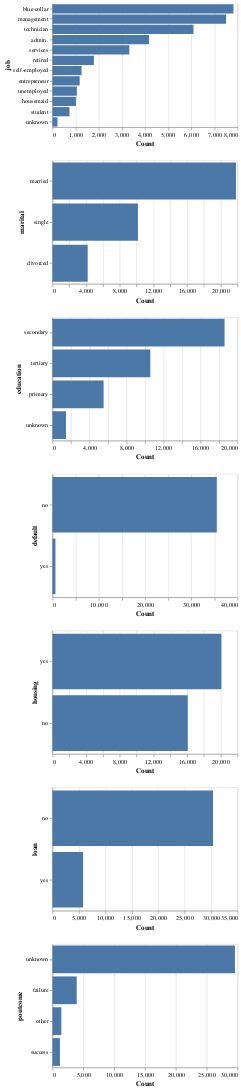

This figure's notebook cell:
### Code cell
# Distribution of categorical columns
categorical_chart = alt.Chart(train_df).mark_bar().encode(
    x=alt.X('count()', title='Count'),
    y=alt.Y(alt.repeat("row"), type="nominal", sort='-x'),
).properties(
    width=300,
    height=200
).repeat(
    row = ["job", "marital", "education", "default", "housing", "loan", "poutcome"]
)
categorical_chart

### Figure 1 — Vega specification as saved in the notebook (floating-point values rounded to 4 significant figures)
{"$schema": "https://vega.github.io/schema/vega/v5.json", "data": [{"name": "source_0"}, {"name": "data_1", "values": [{"__count": 3323, "job": "services"}, {"__count": 7823, "job": "blue-collar"}, {"__count": 7502, "job": "management"}, {"__count": 6096, "job": "technician"}, {"__count": 1055, "job": "unemployed"}, {"__count": 1015, "job": "housemaid"}, {"__count": 4171, "job": "admin."}, {"__count": 736, "job": "student"}, {"__count": 1177, "job": "entrepreneur"}, {"__count": 1792, "job": "retired"}, {"__count": 1259, "job": "self-employed"}, {"__count": 219, "job": "unknown"}]}, {"name": "data_2", "values": [{"__count": 10164, "marital": "single"}, {"__count": 21813, "marital": "married"}, {"__count": 4191, "marital": "divorced"}]}, {"name": "data_3", "values": [{"__count": 18599, "education": "secondary"}, {"__count": 5527, "education": "primary"}, {"__count": 10574, "education": "tertiary"}, {"__count": 1468, "education": "unknown"}]}, {"name": "data_4", "values": [{"__count": 35521, "default": "no"}, {"__count": 647, "default": "yes"}]}, {"name": "data_5", "values": [{"__count": 16088, "housing": "no"}, {"__count": 20080, "housing": "yes"}]}, {"name": "data_6", "values": [{"__count": 30370, "loan": "no"}, {"__count": 5798, "loan": "yes"}]}, {"name": "data_7", "values": [{"__count": 29579, "poutcome": "unknown"}, {"__count": 1216, "poutcome": "success"}, {"__count": 3931, "poutcome": "failure"}, {"__count": 1442, "poutcome": "other"}]}, {"name": "data_1_child__row_job_x_domain___count", "values": [{"min": 219, "max": 7823}]}, {"name": "source_0_child__row_job_y_domain_job", "values": [{"job": "services", "sort_field": 3323}, {"job": "blue-collar", "sort_field": 7823}, {"job": "management", "sort_field": 7502}, {"job": "technician", "sort_field": 6096}, {"job": "unemployed", "sort_field": 1055}, {"job": "housemaid", "sort_field": 1015}, {"job": "admin.", "sort_field": 4171}, {"job": "student", "sort_field": 736}, {"job": "entrepreneur", "sort_field": 1177}, {"job": "retired", "sort_field": 1792}, {"job": "self-employed", "sort_field": 1259}, {"job": "unknown", "sort_field": 219}]}, {"name": "data_2_child__row_marital_x_domain___count", "values": [{"min": 4191, "max": 21813}]}, {"name": "source_0_child__row_marital_y_domain_marital", "values": [{"marital": "single", "sort_field": 10164}, {"marital": "married", "sort_field": 21813}, {"marital": "divorced", "sort_field": 4191}]}, {"name": "data_3_child__row_education_x_domain___count", "values": [{"min": 1468, "max": 18599}]}, {"name": "source_0_child__row_education_y_domain_education", "values": [{"education": "secondary", "sort_field": 18599}, {"education": "primary", "sort_field": 5527}, {"education": "tertiary", "sort_field": 10574}, {"education": "unknown", "sort_field": 1468}]}, {"name": "data_4_child__row_default_x_domain___count", "values": [{"min": 647, "max": 35521}]}, {"name": "source_0_child__row_default_y_domain_default", "values": [{"default": "no", "sort_field": 35521}, {"default": "yes", "sort_field": 647}]}, {"name": "data_5_child__row_housing_x_domain___count", "values": [{"min": 16088, "max": 20080}]}, {"name": "source_0_child__row_housing_y_domain_housing", "values": [{"housing": "no", "sort_field": 16088}, {"housing": "yes", "sort_field": 20080}]}, {"name": "data_6_child__row_loan_x_domain___count", "values": [{"min": 5798, "max": 30370}]}, {"name": "source_0_child__row_loan_y_domain_loan", "values": [{"loan": "no", "sort_field": 30370}, {"loan": "yes", "sort_field": 5798}]}, {"name": "data_7_child__row_poutcome_x_domain___count", "values": [{"min": 1216, "max": 29579}]}, {"name": "source_0_child__row_poutcome_y_domain_poutcome", "values": [{"poutcome": "unknown", "sort_field": 29579}, {"poutcome": "success", "sort_field": 1216}, {"poutcome": "failure", "sort_field": 3931}, {"poutcome": "other", "sort_field": 1442}]}], "signals": [{"name": "childHeight", "value": 200}], "marks": [{"type": "group", "name": "child__row_job_group", "encode": {"update": {"width": {"signal": "width"}, "height": {"signal": "childHeight"}}}, "marks": [{"type": "rect", "name": "child__row_job_marks", "from": {"data": "data_1"}, "encode": {"update": {"height": {"signal": "max(0.25, bandwidth('child__row_job_y'))"}, "y": {"field": "job", "scale": "child__row_job_y"}, "ariaRoleDescription": {"value": "bar"}, "fill": {"value": "#4c78a8"}, "description": {"signal": "\"Count: \" + (format(datum[\"__count\"], \"\")) + \"; job: \" + (isValid(datum[\"job\"]) ? datum[\"job\"] : \"\"+datum[\"job\"])"}, "x": {"field": "__count", "scale": "child__row_job_x"}, "x2": {"value": 0, "scale": "child__row_job_x"}}}, "style": ["bar"]}], "axes": [{"scale": "child__row_job_x", "tickCount": {"signal": "ceil(width/40)"}, "maxExtent": 0, "minExtent": 0, "labels": false, "domain": false, "aria": false, "ticks": false, "gridScale": "child__row_job_y", "grid": true, "orient": "bottom", "zindex": 0}, {"scale": "child__row_job_x", "grid": false, "tickCount": {"signal": "ceil(width/40)"}, "title": "Count", "orient": "bottom", "labelFlush": true, "labelOverlap": true, "zindex": 0}, {"scale": "child__row_job_y", "title": "job", "grid": false, "zindex": 0, "orient": "left"}], "style": "cell"}, {"type": "group", "name": "child__row_marital_group", "encode": {"update": {"height": {"signal": "childHeight"}, "width": {"signal": "width"}}}, "marks": [{"type": "rect", "name": "child__row_marital_marks", "from": {"data": "data_2"}, "encode": {"update": {"height": {"signal": "max(0.25, bandwidth('child__row_marital_y'))"}, "fill": {"value": "#4c78a8"}, "description": {"signal": "\"Count: \" + (format(datum[\"__count\"], \"\")) + \"; marital: \" + (isValid(datum[\"marital\"]) ? datum[\"marital\"] : \"\"+datum[\"marital\"])"}, "ariaRoleDescription": {"value": "bar"}, "x": {"field": "__count", "scale": "child__row_marital_x"}, "x2": {"value": 0, "scale": "child__row_marital_x"}, "y": {"field": "marital", "scale": "child__row_marital_y"}}}, "style": ["bar"]}], "axes": [{"scale": "child__row_marital_x", "labels": false, "grid": true, "ticks": false, "aria": false, "gridScale": "child__row_marital_y", "tickCount": {"signal": "ceil(width/40)"}, "minExtent": 0, "domain": false, "maxExtent": 0, "zindex": 0, "orient": "bottom"}, {"scale": "child__row_marital_x", "orient": "bottom", "labelOverlap": true, "grid": false, "title": "Count", "labelFlush": true, "tickCount": {"signal": "ceil(width/40)"}, "zindex": 0}, {"scale": "child__row_marital_y", "title": "marital", "orient": "left", "zindex": 0, "grid": false}], "style": "cell"}, {"type": "group", "name": "child__row_education_group", "encode": {"update": {"width": {"signal": "width"}, "height": {"signal": "childHeight"}}}, "marks": [{"type": "rect", "name": "child__row_education_marks", "from": {"data": "data_3"}, "encode": {"update": {"fill": {"value": "#4c78a8"}, "height": {"signal": "max(0.25, bandwidth('child__row_education_y'))"}, "y": {"field": "education", "scale": "child__row_education_y"}, "x": {"field": "__count", "scale": "child__row_education_x"}, "x2": {"value": 0, "scale": "child__row_education_x"}, "description": {"signal": "\"Count: \" + (format(datum[\"__count\"], \"\")) + \"; education: \" + (isValid(datum[\"education\"]) ? datum[\"education\"] : \"\"+datum[\"education\"])"}, "ariaRoleDescription": {"value": "bar"}}}, "style": ["bar"]}], "axes": [{"scale": "child__row_education_x", "grid": true, "minExtent": 0, "ticks": false, "domain": false, "orient": "bottom", "aria": false, "maxExtent": 0, "zindex": 0, "labels": false, "gridScale": "child__row_education_y", "tickCount": {"signal": "ceil(width/40)"}}, {"scale": "child__row_education_x", "labelOverlap": true, "tickCount": {"signal": "ceil(width/40)"}, "zindex": 0, "labelFlush": true, "grid": false, "orient": "bottom", "title": "Count"}, {"scale": "child__row_education_y", "zindex": 0, "orient": "left", "title": "education", "grid": false}], "style": "cell"}, {"type": "group", "name": "child__row_default_group", "encode": {"update": {"height": {"signal": "childHeight"}, "width": {"signal": "width"}}}, "marks": [{"type": "rect", "name": "child__row_default_marks", "from": {"data": "data_4"}, "encode": {"update": {"y": {"field": "default", "scale": "child__row_default_y"}, "height": {"signal": "max(0.25, bandwidth('child__row_default_y'))"}, "x": {"field": "__count", "scale": "child__row_default_x"}, "ariaRoleDescription": {"value": "bar"}, "x2": {"value": 0, "scale": "child__row_default_x"}, "fill": {"value": "#4c78a8"}, "description": {"signal": "\"Count: \" + (format(datum[\"__count\"], \"\")) + \"; default: \" + (isValid(datum[\"default\"]) ? datum[\"default\"] : \"\"+datum[\"default\"])"}}}, "style": ["bar"]}], "axes": [{"scale": "child__row_default_x", "tickCount": {"signal": "ceil(width/40)"}, "grid": true, "gridScale": "child__row_default_y", "minExtent": 0, "ticks": false, "labels": false, "maxExtent": 0, "zindex": 0, "domain": false, "orient": "bottom", "aria": false}, {"scale": "child__row_default_x", "labelFlush": true, "tickCount": {"signal": "ceil(width/40)"}, "title": "Count", "zindex": 0, "grid": false, "orient": "bottom", "labelOverlap": true}, {"scale": "child__row_default_y", "zindex": 0, "orient": "left", "grid": false, "title": "default"}], "style": "cell"}, {"type": "group", "name": "child__row_housing_group", "encode": {"update": {"height": {"signal": "childHeight"}, "width": {"signal": "width"}}}, "marks": [{"type": "rect", "name": "child__row_housing_marks", "from": {"data": "data_5"}, "encode": {"update": {"x": {"field": "__count", "scale": "child__row_housing_x"}, "y": {"field": "housing", "scale": "child__row_housing_y"}, "description": {"signal": "\"Count: \" + (format(datum[\"__count\"], \"\")) + \"; housing: \" + (isValid(datum[\"housing\"]) ? datum[\"housing\"] : \"\"+datum[\"housing\"])"}, "fill": {"value": "#4c78a8"}, "height": {"signal": "max(0.25, bandwidth('child__row_housing_y'))"}, "x2": {"value": 0, "scale": "child__row_housing_x"}, "ariaRoleDescription": {"value": "bar"}}}, "style": ["bar"]}], "axes": [{"scale": "child__row_housing_x", "grid": true, "maxExtent": 0, "minExtent": 0, "tickCount": {"signal": "ceil(width/40)"}, "orient": "bottom", "ticks": false, "zindex": 0, "gridScale": "child__row_housing_y", "domain": false, "aria": false, "labels": false}, {"scale": "child__row_housing_x", "title": "Count", "orient": "bottom", "labelFlush": true, "labelOverlap": true, "tickCount": {"signal": "ceil(width/40)"}, "zindex": 0, "grid": false}, {"scale": "child__row_housing_y", "title": "housing", "zindex": 0, "orient": "left", "grid": false}], "style": "cell"}, {"type": "group", "name": "child__row_loan_group", "encode": {"update": {"width": {"signal": "width"}, "height": {"signal": "childHeight"}}}, "marks": [{"type": "rect", "name": "child__row_loan_marks", "from": {"data": "data_6"}, "encode": {"update": {"x": {"field": "__count", "scale": "child__row_loan_x"}, "x2": {"value": 0, "scale": "child__row_loan_x"}, "y": {"field": "loan", "scale": "child__row_loan_y"}, "fill": {"value": "#4c78a8"}, "ariaRoleDescription": {"value": "bar"}, "description": {"signal": "\"Count: \" + (format(datum[\"__count\"], \"\")) + \"; loan: \" + (isValid(datum[\"loan\"]) ? datum[\"loan\"] : \"\"+datum[\"loan\"])"}, "height": {"signal": "max(0.25, bandwidth('child__row_loan_y'))"}}}, "style": ["bar"]}], "axes": [{"scale": "child__row_loan_x", "grid": true, "tickCount": {"signal": "ceil(width/40)"}, "gridScale": "child__row_loan_y", "ticks": false, "orient": "bottom", "maxExtent": 0, "zindex": 0, "labels": false, "aria": false, "domain": false, "minExtent": 0}, {"scale": "child__row_loan_x", "labelFlush": true, "grid": false, "orient": "bottom", "zindex": 0, "title": "Count", "labelOverlap": true, "tickCount": {"signal": "ceil(width/40)"}}, {"scale": "child__row_loan_y", "orient": "left", "grid": false, "title": "loan", "zindex": 0}], "style": "cell"}, {"type": "group", "name": "child__row_poutcome_group", "encode": {"update": {"width": {"signal": "width"}, "height": {"signal": "childHeight"}}}, "marks": [{"type": "rect", "name": "child__row_poutcome_marks", "from": {"data": "data_7"}, "encode": {"update": {"y": {"field": "poutcome", "scale": "child__row_poutcome_y"}, "ariaRoleDescription": {"value": "bar"}, "fill": {"value": "#4c78a8"}, "description": {"signal": "\"Count: \" + (format(datum[\"__count\"], \"\")) + \"; poutcome: \" + (isValid(datum[\"poutcome\"]) ? datum[\"poutcome\"] : \"\"+datum[\"poutcome\"])"}, "x": {"field": "__count", "scale": "child__row_poutcome_x"}, "x2": {"value": 0, "scale": "child__row_poutcome_x"}, "height": {"signal": "max(0.25, bandwidth('child__row_poutcome_y'))"}}}, "style": ["bar"]}], "axes": [{"scale": "child__row_poutcome_x", "domain": false, "tickCount": {"signal": "ceil(width/40)"}, "orient": "bottom", "grid": true, "minExtent": 0, "zindex": 0, "gridScale": "child__row_poutcome_y", "aria": false, "labels": false, "ticks": false, "maxExtent": 0}, {"scale": "child__row_poutcome_x", "orient": "bottom", "title": "Count", "tickCount": {"signal": "ceil(width/40)"}, "labelFlush": true, "grid": false, "labelOverlap": true, "zindex": 0}, {"scale": "child__row_poutcome_y", "grid": false, "title": "poutcome", "orient": "left", "zindex": 0}], "style": "cell"}], "scales": [{"name": "child__row_job_x", "type": "linear", "domain": [{"signal": "(data(\"data_1_child__row_job_x_domain___count\")[0] || {}).min"}, {"signal": "(data(\"data_1_child__row_job_x_domain___count\")[0] || {}).max"}], "range": [0, {"signal": "width"}], "nice": true, "zero": true}, {"name": "child__row_job_y", "type": "band", "domain": {"data": "source_0_child__row_job_y_domain_job", "field": "job", "sort": {"op": "max", "field": "sort_field", "order": "descending"}}, "range": [0, {"signal": "childHeight"}], "paddingOuter": 0.05, "paddingInner": 0.1}, {"name": "child__row_marital_x", "type": "linear", "domain": [{"signal": "(data(\"data_2_child__row_marital_x_domain___count\")[0] || {}).min"}, {"signal": "(data(\"data_2_child__row_marital_x_domain___count\")[0] || {}).max"}], "range": [0, {"signal": "width"}], "nice": true, "zero": true}, {"name": "child__row_marital_y", "type": "band", "domain": {"data": "source_0_child__row_marital_y_domain_marital", "field": "marital", "sort": {"op": "max", "field": "sort_field", "order": "descending"}}, "range": [0, {"signal": "childHeight"}], "paddingOuter": 0.05, "paddingInner": 0.1}, {"name": "child__row_education_x", "type": "linear", "domain": [{"signal": "(data(\"data_3_child__row_education_x_domain___count\")[0] || {}).min"}, {"signal": "(data(\"data_3_child__row_education_x_domain___count\")[0] || {}).max"}], "range": [0, {"signal": "width"}], "zero": true, "nice": true}, {"name": "child__row_education_y", "type": "band", "domain": {"data": "source_0_child__row_education_y_domain_education", "field": "education", "sort": {"op": "max", "field": "sort_field", "order": "descending"}}, "range": [0, {"signal": "childHeight"}], "paddingInner": 0.1, "paddingOuter": 0.05}, {"name": "child__row_default_x", "type": "linear", "domain": [{"signal": "(data(\"data_4_child__row_default_x_domain___count\")[0] || {}).min"}, {"signal": "(data(\"data_4_child__row_default_x_domain___count\")[0] || {}).max"}], "range": [0, {"signal": "width"}], "zero": true, "nice": true}, {"name": "child__row_default_y", "type": "band", "domain": {"data": "source_0_child__row_default_y_domain_default", "field": "default", "sort": {"op": "max", "field": "sort_field", "order": "descending"}}, "range": [0, {"signal": "childHeight"}], "paddingOuter": 0.05, "paddingInner": 0.1}, {"name": "child__row_housing_x", "type": "linear", "domain": [{"signal": "(data(\"data_5_child__row_housing_x_domain___count\")[0] || {}).min"}, {"signal": "(data(\"data_5_child__row_housing_x_domain___count\")[0] || {}).max"}], "range": [0, {"signal": "width"}], "nice": true, "zero": true}, {"name": "child__row_housing_y", "type": "band", "domain": {"data": "source_0_child__row_housing_y_domain_housing", "field": "housing", "sort": {"op": "max", "field": "sort_field", "order": "descending"}}, "range": [0, {"signal": "childHeight"}], "paddingOuter": 0.05, "paddingInner": 0.1}, {"name": "child__row_loan_x", "type": "linear", "domain": [{"signal": "(data(\"data_6_child__row_loan_x_domain___count\")[0] || {}).min"}, {"signal": "(data(\"data_6_child__row_loan_x_domain___count\")[0] || {}).max"}], "range": [0, {"signal": "width"}], "zero": true, "nice": true}, {"name": "child__row_loan_y", "type": "band", "domain": {"data": "source_0_child__row_loan_y_domain_loan", "field": "loan", "sort": {"op": "max", "field": "sort_field", "order": "descending"}}, "range": [0, {"signal": "childHeight"}], "paddingOuter": 0.05, "paddingInner": 0.1}, {"name": "child__row_poutcome_x", "type": "linear", "domain": [{"signal": "(data(\"data_7_child__row_poutcome_x_domain___count\")[0] || {}).min"}, {"signal": "(data(\"data_7_child__row_poutcome_x_domain___count\")[0] || {}).max"}], "range": [0, {"signal": "width"}], "nice": true, "zero": true}, {"name": "child__row_poutcome_y", "type": "band", "domain": {"data": "source_0_child__row_poutcome_y_domain_poutcome", "field": "poutcome", "sort": {"op": "max", "field": "sort_field", "order": "descending"}}, "range": [0, {"signal": "childHeight"}], "paddingOuter": 0.05, "paddingInner": 0.1}], "padding": 5, "layout": {"padding": 20, "columns": 1, "bounds": "full", "align": "all"}, "background": "white", "width": 300}
